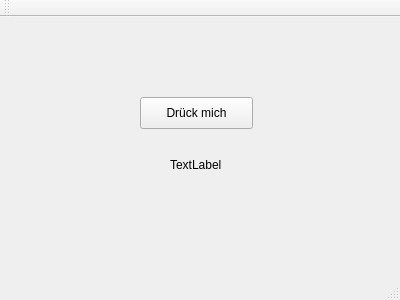
<?xml version="1.0" encoding="UTF-8"?>
<ui version="4.0">
 <class>MainWindow</class>
 <widget class="QMainWindow" name="MainWindow">
  <property name="geometry">
   <rect>
    <x>0</x>
    <y>0</y>
    <width>400</width>
    <height>300</height>
   </rect>
  </property>
  <property name="windowTitle">
   <string>MainWindow</string>
  </property>
  <widget class="QWidget" name="centralWidget">
   <widget class="QPushButton" name="pushButton">
    <property name="geometry">
     <rect>
      <x>140</x>
      <y>80</y>
      <width>113</width>
      <height>32</height>
     </rect>
    </property>
    <property name="text">
     <string>Drück mich</string>
    </property>
   </widget>
   <widget class="QLabel" name="label">
    <property name="geometry">
     <rect>
      <x>170</x>
      <y>140</y>
      <width>59</width>
      <height>16</height>
     </rect>
    </property>
    <property name="text">
     <string>TextLabel</string>
    </property>
   </widget>
  </widget>
  <widget class="QMenuBar" name="menuBar">
   <property name="geometry">
    <rect>
     <x>0</x>
     <y>0</y>
     <width>400</width>
     <height>22</height>
    </rect>
   </property>
  </widget>
  <widget class="QToolBar" name="mainToolBar">
   <attribute name="toolBarArea">
    <enum>TopToolBarArea</enum>
   </attribute>
   <attribute name="toolBarBreak">
    <bool>false</bool>
   </attribute>
  </widget>
  <widget class="QStatusBar" name="statusBar"/>
 </widget>
 <layoutdefault spacing="6" margin="11"/>
 <resources/>
 <connections/>
</ui>
